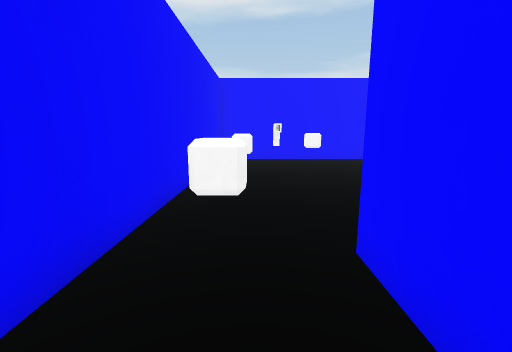
[1] (above)

21 first-person views from a walk through a Unity game level. The camera is 1.2 m above the floor, tilts 10° down and sees 90° across. The floor is counted in squares, 1 m on a side. Each view is taken from the middle of a square. On the plan, view 1 faces up. The plan holds only what a view shows up to about 12 squares ahead; the rest is blank. The place goes on beyond the plan. The player character is not drawn. Some animated figures are not drawn.

[2]
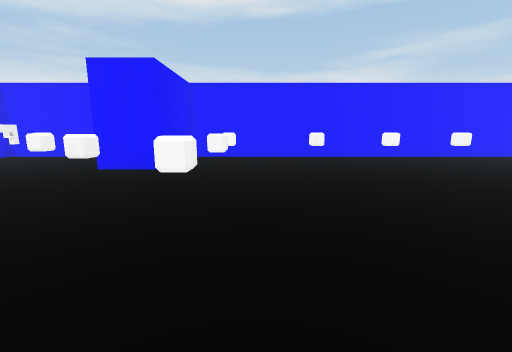

[3]
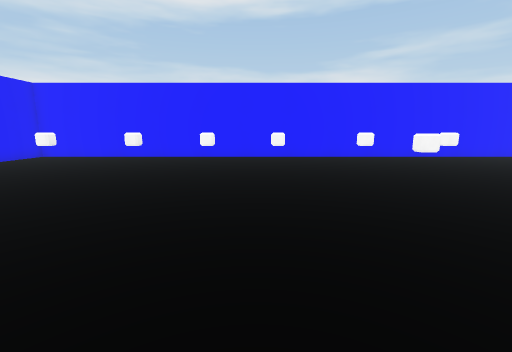

[4]
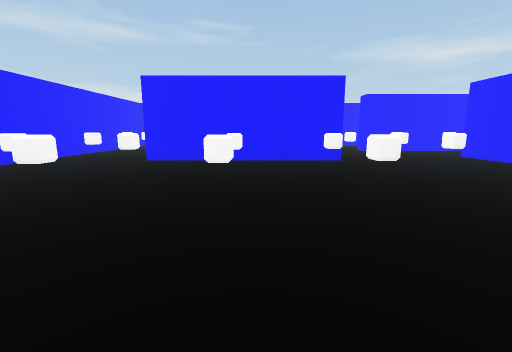

[5]
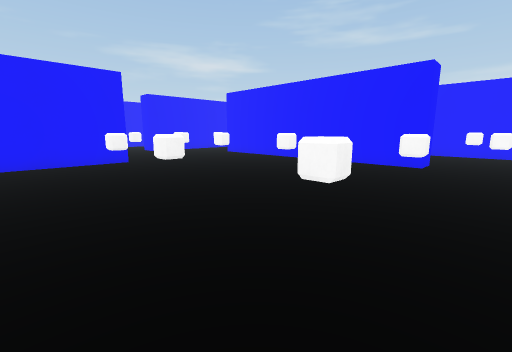

[6]
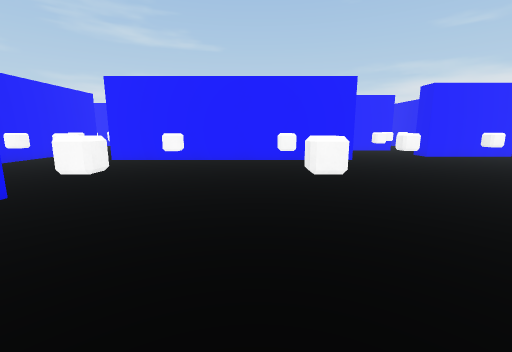

[7]
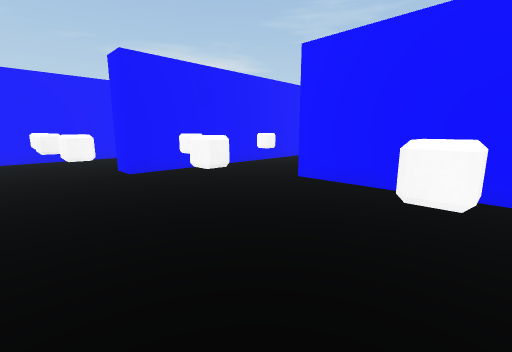

[8]
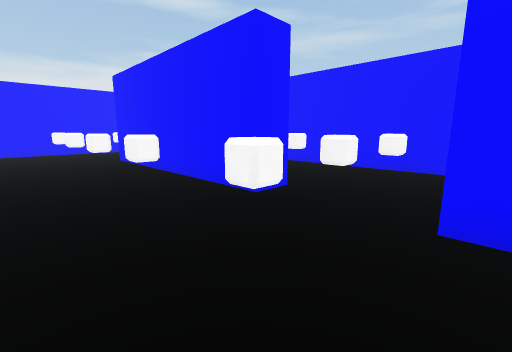

[9]
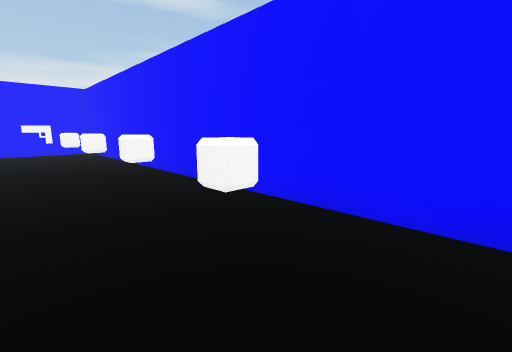

[10]
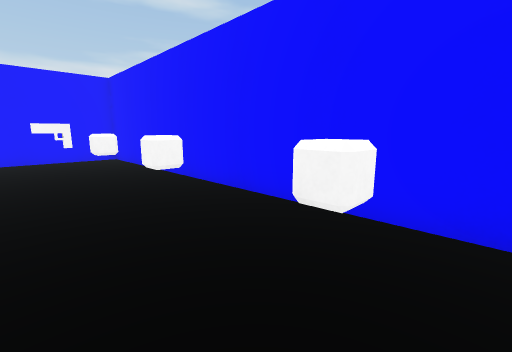

[11]
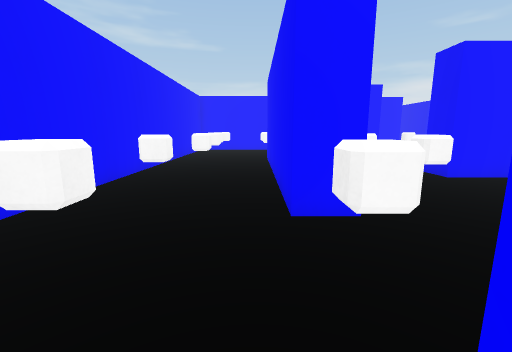

[12]
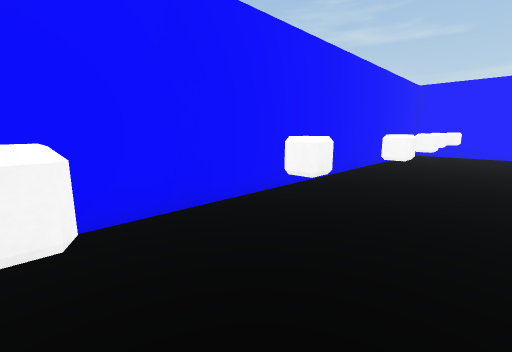

[13]
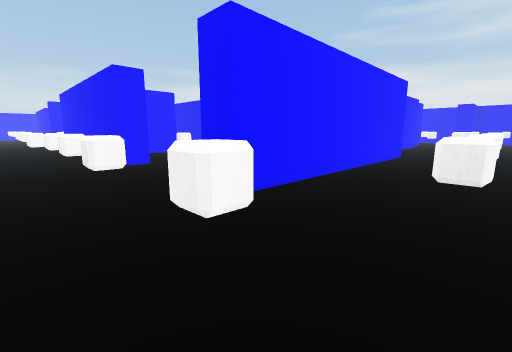

[14]
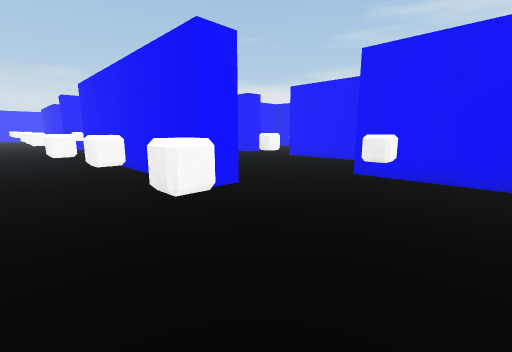

[15]
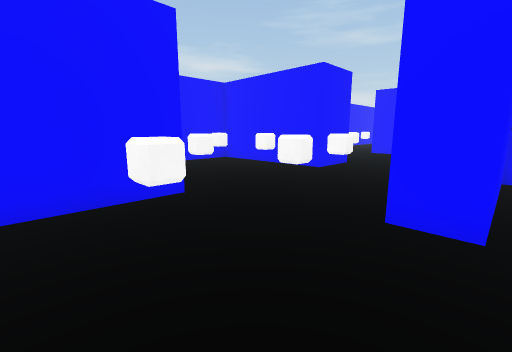

[16]
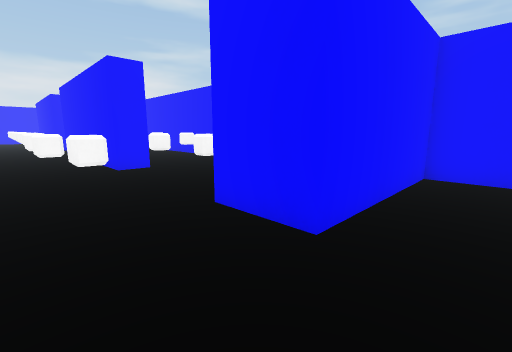

[17]
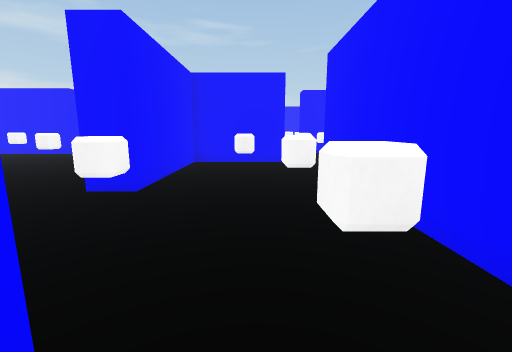

[18]
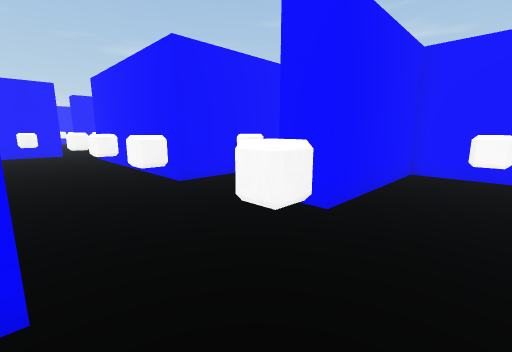

[19]
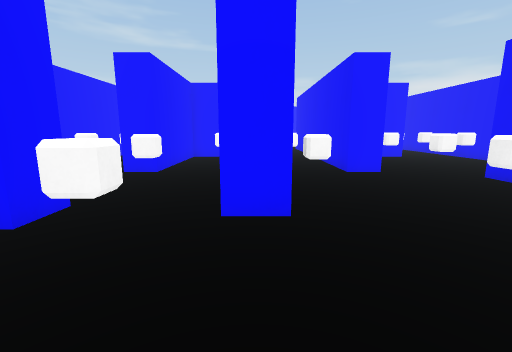

[20]
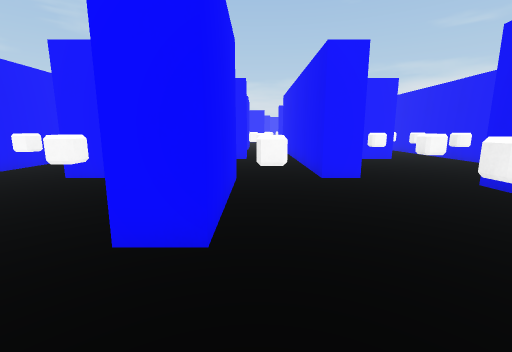

[21]
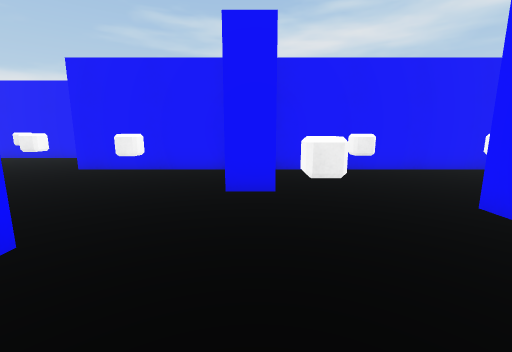

### Floor plan
Points are (right, up) in squares from view 1. A wall is a line through its corners. A room is listed if a view was taken in it or the views show most of it. See-through windows are left out.
Room 1 (view 1)
walls: (-1.5, -15) (-1.5, -17.5); (1.1, -18) (2.5, -18); (1, 0.8) (1, 2.5); (-1.5, 3.6) (-1.5, 1.4)
ways out: opening at (-0.5, 2.5) to room 2; opening at (3.5, -13.5) to room 2; opening at (-0.5, -18.5)
objects: other object (0, -16); other object (0, 2); other object (3, -16); other object (3, -13)
Room 2 (views 2, 3, 4, 5, 6, 7, 8, 9, 10, 11, 12, 13, 14, 15, 16, 19, 20, 21)
walls: (27.5, -1.6) (27.5, 6.5); (25, -8.9) (25, -12.1); (24, -12.1) (24, -8.6) (19, -8.6) (19, -7.6) (29.1, -7.6) (29.1, -8.6); (10.9, -9) (15, -9); (15.6, -13) (21.6, -13); (32.5, -4.5) (33.5, -4.5) (33.5, -12.5) (32.5, -12.5) (32.5, -4.5); (6.6, -3.5) (6, -3.5); (33.6, -1.5) (32.5, -1.5) (32.5, 6.5); (28.1, -13.5) (29.1, -13.5) (29.1, -21.5); (5, -6.5) (5, -7.6); (7.5, -12.5) (7.5, -9.5) (8.5, -9.5); (30.4, 11) (7, 11) (7, 7) (5, 7); (2, 0.2) (2, -6.4); (2, -7.9) (2, -12.6); (4.2, -13.5) (5.3, -13.5); (4.6, 11) (-1.5, 11) (-1.5, 3.6); (37.5, -21.1) (37.5, -19.5) (32.5, -19.5) (32.5, -17.5) (37.5, -17.5) (37.5, 11) (33.9, 11)
ways out: opening at (-0.5, 2.5) to room 1; opening at (3.5, -13.5) to room 1; opening at (6.5, -13.5) to room 3; opening at (9.5, -10) to room 3; opening at (15, -11.5) to room 3; opening at (24.5, -13)
objects: other object (0, 7); other object (1, 8) to (1, 9); other object (2, 9); other object (4, -10); other object (4, -5); other object (4, -1); other object (4, 6); other object (6, 4); other object (7, -11); other object (7, -6); other object (9, 3); other object (9, 6); other object (9, 9); other object (10, -8); other object (12, 9); other object (15, -6); other object (15, 9); other object (16, -12); other object (17, -9); other object (18, -12); other object (18, 9); other object (19, -5); other object (19, -1); other object (21, -11); other object (21, 9); other object (22, -4); other object (22, 0); other object (22, 3); other object (22, 6); other object (24, 9); other object (25, -4); other object (25, 0); other object (25, 3); other object (25, 6); other object (27, -11); other object (28, -4); other object (28, 9); other object (31, -16); other object (31, -14); other object (31, -11); other object (31, -8); other object (31, -6); other object (31, -3); other object (31, 0); other object (31, 3); other object (31, 6); other object (31, 9); other object (33, -21); other object (33, -16); other object (33, -14); other object (33, -3); other object (35, 9); other object (36, -16); other object (36, -14); other object (36, -11); other object (36, -9); other object (36, -6); other object (36, -3); other object (36, 0); other object (36, 3); other object (36, 6)
Room 3 (views 17, 18)
walls: (7.5, -13.5) (7.5, -12.5); (7.4, -18) (10.9, -18) (10.9, -13.5) (12, -13.5); (5.3, -13.5) (5.3, -17.5); (10.9, -10.1) (10.9, -9); (14.6, -18.2) (14.6, -13) (15.6, -13)
ways out: opening at (6.5, -13.5) to room 2; opening at (9.5, -10) to room 2; opening at (15, -11.5) to room 2; opening at (6.5, -18.5)
objects: other object (7, -15); other object (9, -15); other object (10, -12); other object (13, -14); other object (13, -12)

Positions as (right, up) in squares from view 1, and headings:
1: (0, 0), facing up
2: (10, -1), facing up
3: (17, -1), facing up
4: (17, 2), facing right
5: (17, 2), facing down-right
6: (23, 3), facing down
7: (25, -2), facing down-right
8: (29, -5), facing up-right
9: (34, -5), facing up-right
10: (34, -1), facing up-right
11: (34, -1), facing down
12: (34, -3), facing down-right
13: (32, -4), facing down-left
14: (32, -9), facing down-left
15: (28, -10), facing down-right
16: (30, -21), facing up-right
17: (14, -11), facing right
18: (9, -10), facing down-right
19: (8, -6), facing down
20: (7, -7), facing down
21: (10, -7), facing left
